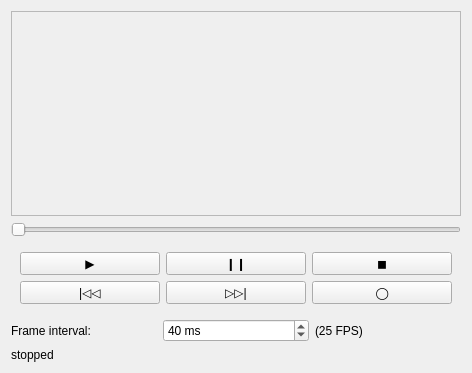
<?xml version="1.0" encoding="UTF-8"?>
<ui version="4.0">
 <class>KPPlayerForm</class>
 <widget class="QWidget" name="KPPlayerForm">
  <property name="geometry">
   <rect>
    <x>0</x>
    <y>0</y>
    <width>472</width>
    <height>373</height>
   </rect>
  </property>
  <property name="windowTitle">
   <string>Form</string>
  </property>
  <layout class="QGridLayout" name="gridLayout">
   <item row="0" column="0" colspan="3">
    <widget class="QFrame" name="frame">
     <property name="sizePolicy">
      <sizepolicy hsizetype="Preferred" vsizetype="Expanding">
       <horstretch>0</horstretch>
       <verstretch>0</verstretch>
      </sizepolicy>
     </property>
     <property name="frameShape">
      <enum>QFrame::StyledPanel</enum>
     </property>
     <property name="frameShadow">
      <enum>QFrame::Raised</enum>
     </property>
     <layout class="QGridLayout" name="gridLayout_2"/>
    </widget>
   </item>
   <item row="1" column="0" colspan="3">
    <widget class="QSlider" name="slider">
     <property name="maximum">
      <number>0</number>
     </property>
     <property name="orientation">
      <enum>Qt::Horizontal</enum>
     </property>
    </widget>
   </item>
   <item row="2" column="0" colspan="3">
    <widget class="QWidget" name="controlPanel" native="true">
     <property name="sizePolicy">
      <sizepolicy hsizetype="Preferred" vsizetype="Minimum">
       <horstretch>0</horstretch>
       <verstretch>0</verstretch>
      </sizepolicy>
     </property>
     <layout class="QGridLayout" name="gridLayout_3">
      <item row="0" column="1">
       <widget class="QPushButton" name="pauseButton">
        <property name="text">
         <string>❙❙</string>
        </property>
       </widget>
      </item>
      <item row="0" column="2">
       <widget class="QPushButton" name="stopButton">
        <property name="text">
         <string>◼</string>
        </property>
       </widget>
      </item>
      <item row="0" column="0">
       <widget class="QPushButton" name="playButton">
        <property name="text">
         <string>▶</string>
        </property>
       </widget>
      </item>
      <item row="1" column="0">
       <widget class="QPushButton" name="prevButton">
        <property name="text">
         <string>|◁◁</string>
        </property>
       </widget>
      </item>
      <item row="1" column="1">
       <widget class="QPushButton" name="nextButton">
        <property name="text">
         <string>▷▷|</string>
        </property>
       </widget>
      </item>
      <item row="1" column="2">
       <widget class="QPushButton" name="recButton">
        <property name="text">
         <string>◯</string>
        </property>
       </widget>
      </item>
     </layout>
    </widget>
   </item>
   <item row="3" column="0">
    <widget class="QLabel" name="label">
     <property name="text">
      <string>Frame interval:</string>
     </property>
    </widget>
   </item>
   <item row="3" column="1">
    <widget class="QSpinBox" name="gapBox">
     <property name="suffix">
      <string> ms</string>
     </property>
     <property name="minimum">
      <number>1</number>
     </property>
     <property name="maximum">
      <number>99999</number>
     </property>
     <property name="singleStep">
      <number>10</number>
     </property>
     <property name="value">
      <number>40</number>
     </property>
    </widget>
   </item>
   <item row="3" column="2">
    <widget class="QLabel" name="fpsLabel">
     <property name="text">
      <string>(25 FPS)</string>
     </property>
    </widget>
   </item>
   <item row="4" column="0">
    <widget class="QLabel" name="statusLabel">
     <property name="sizePolicy">
      <sizepolicy hsizetype="Preferred" vsizetype="Fixed">
       <horstretch>0</horstretch>
       <verstretch>0</verstretch>
      </sizepolicy>
     </property>
     <property name="text">
      <string>stopped</string>
     </property>
    </widget>
   </item>
  </layout>
 </widget>
 <resources/>
 <connections/>
</ui>
